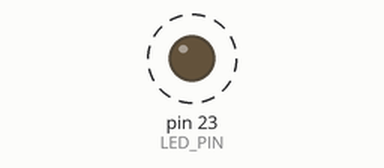
This sketch was run on a simulated Arduino Mega 2560, built with avr-gcc and run on an emulated ATmega2560. On the bench: output pins drawn as LEDs (lit = HIGH). Dashed ring = blinking. What the sketch prints to the serial monitor is not drawn.

Above: at 0.12 s.
Timing chart, 0 to 3.0 s (numbered marks = the images above):
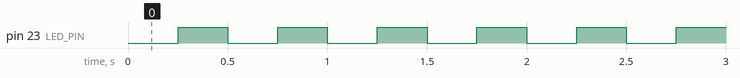

The sketch:

S3_A3_Contador_Serial.ino
```cpp
/* Semana 3 · A3. Conteo LOW->HIGH. Formato CSV: t_ms,ciclos,estado.
   GPIO23 -> R330 -> LED -> GND. 115200 baudios.
*/
#include <Arduino.h>
constexpr uint8_t LED_PIN = 23;
constexpr uint32_t T_HALF_MS = 250;
uint32_t previousMs = 0;
uint32_t cycles = 0;
bool state = false;
void setup() {
  pinMode(LED_PIN, OUTPUT);
  digitalWrite(LED_PIN, LOW);
  Serial.begin(115200);
  Serial.println("t_ms,ciclos,estado");
  previousMs = millis();
}
void loop() {
  uint32_t now = millis();
  if ((uint32_t)(now - previousMs) >= T_HALF_MS) {
    previousMs = now;
    state = !state;
    digitalWrite(LED_PIN, state ? HIGH : LOW);
    if (state) ++cycles;
    Serial.print(now); Serial.print(',');
    Serial.print(cycles); Serial.print(','); Serial.println(state ? 1 : 0);
  }
}
```

Measured:
- by itself, pin 23 (LED_PIN): alternates HIGH for 0.25 s and LOW for 0.25 s
